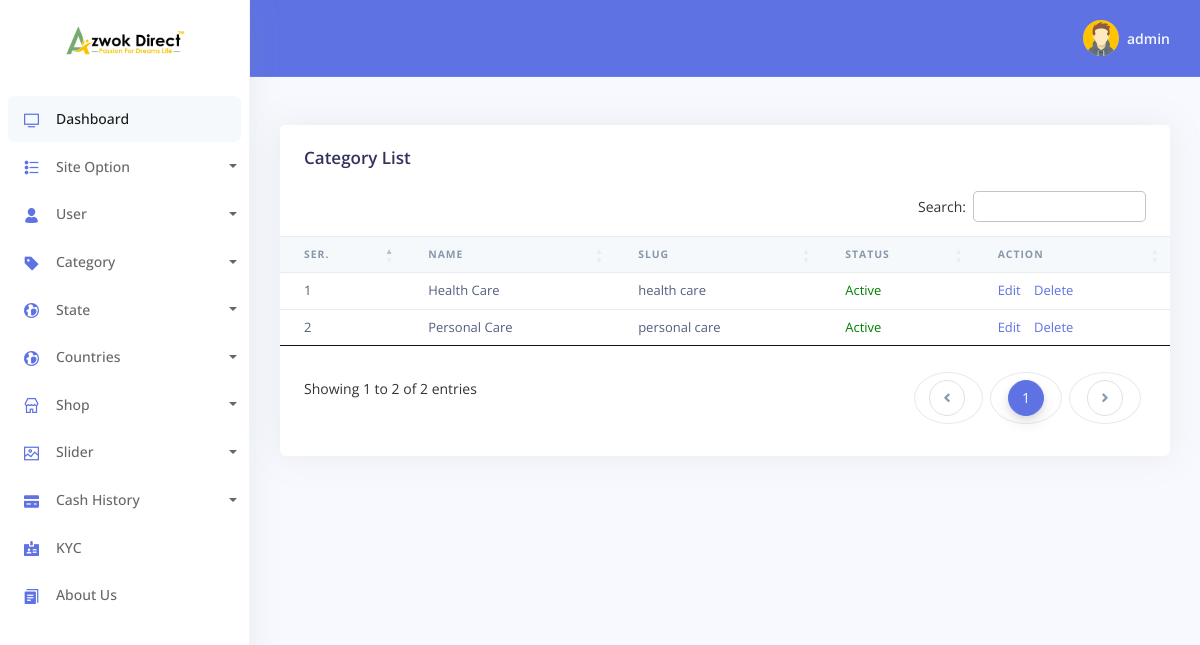
Page /admin/Category-List.php (signed in) on the committed database.
### tables this page shows
CREATE TABLE `tbl_logo` (
  `id` int NOT NULL,
  `logo` varchar(240) NOT NULL,
  `front` varchar(240) NOT NULL
);

CREATE TABLE `tbl_category` (
  `id` int NOT NULL,
  `catName` varchar(240) NOT NULL,
  `catSlug` varchar(240) NOT NULL,
  `status` int NOT NULL DEFAULT '1'
);

### config/Functions.php (called while the page is built, shortened)
<?php
     class Functions{
          public $host=	DB_HOST;
		public $user=	DB_USER;
		public $pass=	DB_PASS;
          public $name= 	DB_NAME;
          public $link;
          public function dbConnect(){
               $this->link= new mysqli($this->host,$this->user,$this->pass,$this->name);
          }
          public function select($query){
               $exicute=$this->link->query($query) or die(mysqli_error($this->link));
               if($exicute->num_rows>0){
                    return $exicute;
               }else{
                    return false;
               }
          }
     }

### Classes/admin/Siteinfo.php (called while the page is built, shortened)
<?php
     class Siteinfo{
             private $db;
             public function __construct(){
                  $this->db=new Functions();
             }
          public function getLogo(){
               $query="SELECT * from tbl_logo";
               $exicute=$this->db->select($query);
               if($exicute){
                    return $exicute;
                }else{
                     return false;
                }
          }
     }

### Classes/admin/Category.php (called while the page is built, shortened)
<?php
     include('../config/Functions.php');
     class Category{
             private $db;
             public function __construct(){
                  $this->db=new Functions();
             }
          public function getAllCat(){
               $query="SELECT * FROM tbl_category";
               $exicute=$this->db->select($query);
               if($exicute){
                    return $exicute;
               }else{
                    return false;
               }
          }
     }

### admin/Category-List.php (the view, shortened to what this page needs)
<?php include('template/load-header.php')?>
<?php include('template/sidebar.php')?>
<?php include('template/header.php')?>
    <div class="container-fluid mt--6">
      <div class="row">
        <div class="col">
          <div class="card">
            <div class="card-header border-0">
              <h3 class="mb-0">Category List</h3>
            </div>
            <div class="table-responsive">
              <table id="example" class="table align-items-center table-flush">
                <thead class="thead-light">
                  <tr>
                    <th scope="col" class="sort" data-sort="name" >Ser.</th>
                    <th scope="col" class="sort" data-sort="name"  >Name</th>
                    <th scope="col" class="sort" data-sort="budget" >Slug</th>
                    <th scope="col" class="sort" data-sort="status"  >Status</th>
                    <th scope="col" class="sort" data-sort="completion">Action</th>
                  </tr>
                </thead>
                <tbody class="list">
                <?php
                  $result=$cat->getAllCat();
                  if($result){
                    $i='';
                    while($value=$result->fetch_assoc()){
                      $i++;
                ?>
                 <tr>
                   <td><?php echo $i?></td>
                   <td><?php echo $value['catName']?></td>
                   <td><?php echo $value['catSlug']?></td>
                   <td><?php if($value['status']==1){echo '<span style="color:green">Active</span>';}else{echo '<span style="color:red">Deactive</span>';}?></td>
                   <td>
                     <a style="margin-right:10px" href="Add-Category.php?id=<?php echo $value['id']?> & name=<?php echo $value['catName']?> & status=<?php echo $value['status']?>">Edit</a>
                     <a onclick="return confirm('Are you sure you want to delete?');" href="?did=<?php echo $value['id']?>">Delete</a>
                   </td>
                 </tr>
                <?php }}?>
                </tbody>
              </table>
            </div>
          </div>
        </div>
      </div>
  <?php include('template/footer.php')?>

### admin/template/sidebar.php (shortened to what this page needs)
<body>
  <nav class="sidenav navbar navbar-vertical  fixed-left  navbar-expand-xs navbar-light bg-white" id="sidenav-main">
    <div class="scrollbar-inner">
      <div class="sidenav-header  align-items-center">
        <a class="navbar-brand" href="../index.php">
          <?php
            $result=$site->getLogo();
            if($result){
              while($value=$result->fetch_assoc()){
          ?>
          <img src="<?php echo $value['logo'];?>" class="navbar-brand-img" alt="...">
          <?php }}?>
        </a>
      </div>
      <div class="navbar-inner">
        <div class="collapse navbar-collapse" id="sidenav-collapse-main">
          <ul class="navbar-nav">
            <li class="nav-item">
              <a class="nav-link active" href="dashboard.php">
                <i class="ni ni-tv-2 text-primary"></i>
                <span class="nav-link-text">Dashboard</span>
              </a>
            </li>
            <li class="nav-item">
              <a href="#" class="dropdown-toggle nav-link" id="ddlmenuItem" data-toggle="dropdown"><i class="ni ni-bullet-list-67 text-primary"></i>Site Option</a>
            </li>
            <li class="nav-item">
            <a href="#" class="dropdown-toggle nav-link" id="ddlmenuItem" data-toggle="dropdown"><i class="ni ni-single-02 text-primary"></i>User</a>
          </li>
            <li class="nav-item">
                <a href="#" class="dropdown-toggle nav-link" id="ddlmenuItem" data-toggle="dropdown"><i class="ni ni-tag text-primary"></i>Category</a>
            </li>
            <li class="nav-item">
            <a href="#" class="dropdown-toggle nav-link" id="ddlmenuItem" data-toggle="dropdown"><i class="ni ni-world text-primary"></i>State</a>
          </li>
          <li class="nav-item">
            <a href="#" class="dropdown-toggle nav-link" id="ddlmenuItem" data-toggle="dropdown"><i class="ni ni-world text-primary"></i>Countries</a>
          </li>
            <li class="nav-item">
              <a href="#" class="dropdown-toggle nav-link" id="ddlmenuItem" data-toggle="dropdown"><i class="ni ni-shop text-primary"></i>Shop</a>
            </li>
            <li class="nav-item">
              <a href="#" class="dropdown-toggle nav-link" id="ddlmenuItem" data-toggle="dropdown"><i class="ni ni-image text-primary"></i>Slider</a>
            </li>
            <li class="nav-item">
              <a href="#" class="dropdown-toggle nav-link" id="ddlmenuItem" data-toggle="dropdown"><i class="ni ni-credit-card text-primary"></i>Cash History</a>
            </li>
            <li class="nav-item">
              <a class="nav-link" href="kyc.php">
                <i class="ni ni-badge text-primary"></i>
                <span class="nav-link-collection">KYC</span>
              </a>
            </li>
            <li class="nav-item">
              <a class="nav-link" href="About.php">
                <i class="ni ni-single-copy-04 text-primary"></i>
                <span class="nav-link-collection">About Us</span>
              </a>
            </li>
          </ul>
        </div>
      </div>
    </div>
  </nav>

### assets/css/style.css (style rules this page uses)
body { background: #f7f7f7; }
* { padding: 0; margin:0; }
ul li { position: relative; }

### rows in the picture
tbl_logo: logo (picture)
tbl_category: catName "Health Care", catSlug "health care", status "Active"
tbl_category: catName "Personal Care", catSlug "personal care", status "Active"

### other values in the picture
Session::get('admin') "admin"
